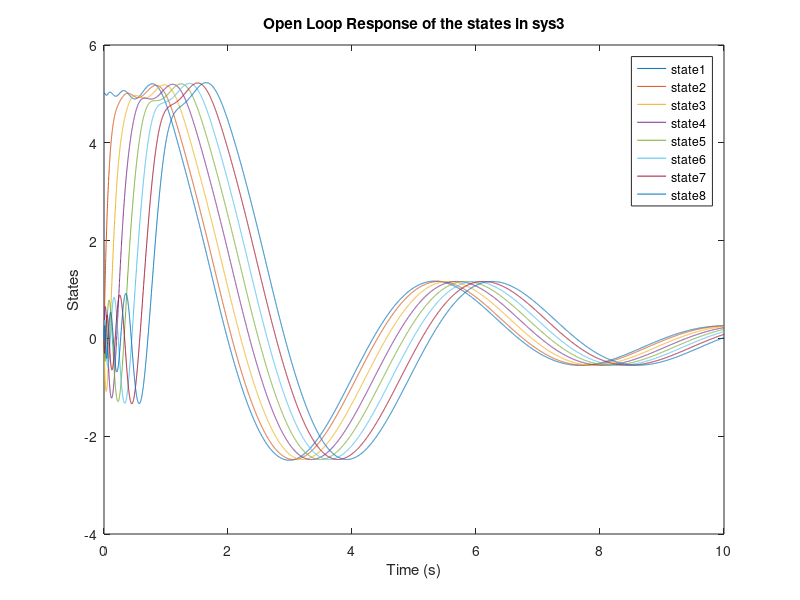
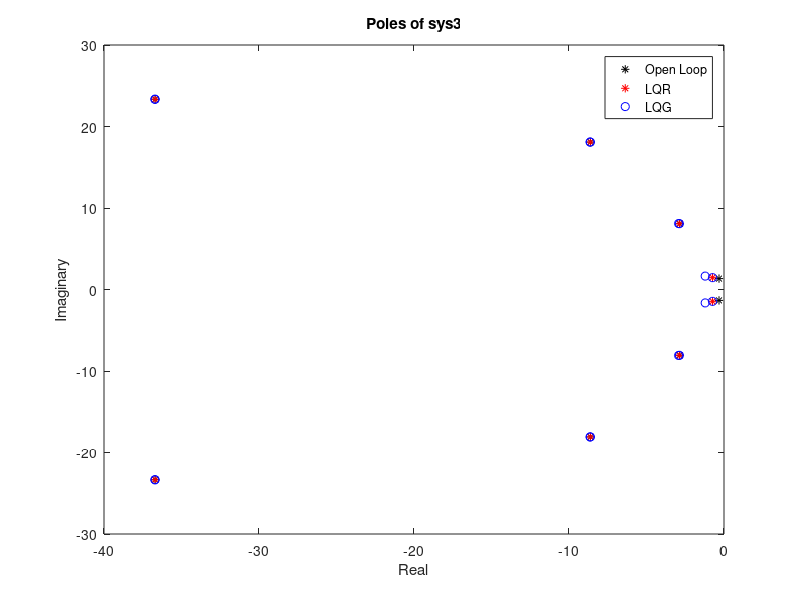
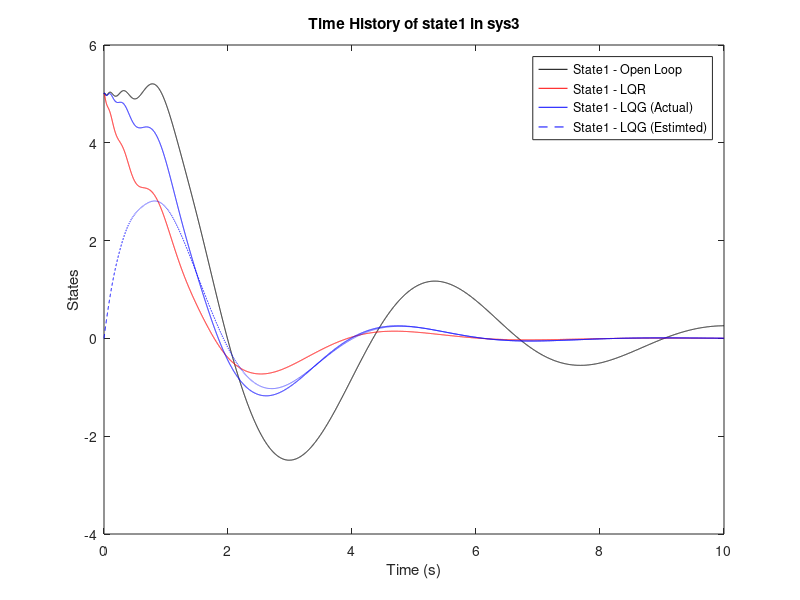
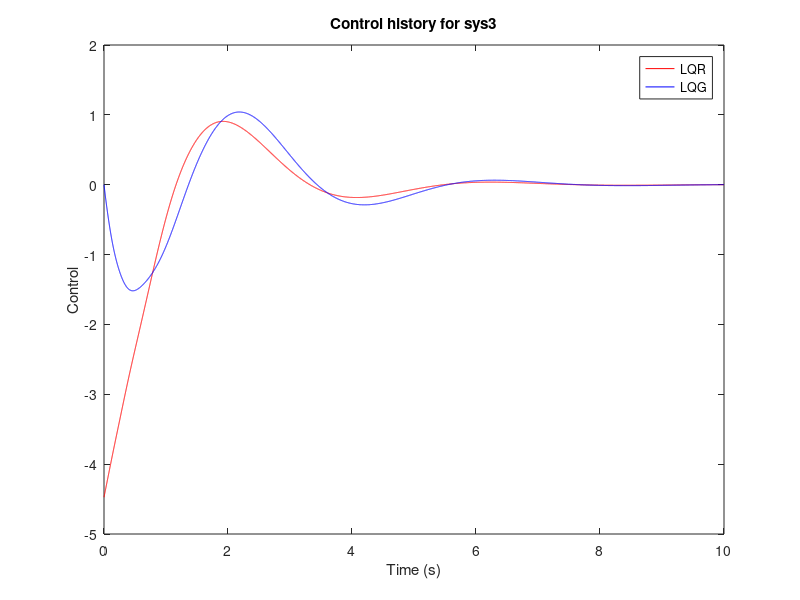

These charts were generated, in order, by the following MATLAB code:
%% MATH 5546: Final Project
% Submission by Sandeep k JADA

clear; clc; close all;

%% C(A,B) and O(A,C)

load SYS3

disp(['The rank of controllablity Matrix is ',num2str(rank(ctrb(A_sys3,B_sys3))),'/',num2str(length(A_sys3))]);
disp(['The rank of observablity Matrix is ',num2str(rank(obsv(A_sys3,C_sys3))),'/',num2str(length(A_sys3))]);


%% Simulation of Open-loop

tfinal = 10;
dt = 0.001;

t = 0:dt:tfinal;

% Just doing an Euler-Cauchy 1st order

X = IC3;

for n=2:length(t)
    X(:,n) = X(:,n-1) + dt.*A_sys3*X(:,n-1);
end

figure; 
for n = 1:length(A_sys3)
    plot(t,X(n,:)','DisplayName',['state',num2str(n)]);hold on
end
legend show
title('Open Loop Response of the states in sys3');
xlabel('Time (s)')
ylabel('States')

poles_OLP = eig(A_sys3);
figure(2); plot(real(poles_OLP),imag(poles_OLP),'k*'); hold on
title('Poles of sys3');
xlabel('Real')
ylabel('Imaginary')

figure(3); plot(t,X(1,:)','k');hold on
title('Time History of state1 in sys3');
xlabel('Time (s)')
ylabel('States')

[num,den]=ss2tf(A_sys3,B_sys3,C_sys3,0);
sys3_TFOLP = tf(num,den);




%% LQR

[K,P,poles_CLP] = lqr(A_sys3,B_sys3,Q_sys3,R_sys3);

X = IC3;



for n=2:length(t)
    X(:,n) = X(:,n-1) + dt.*(A_sys3-B_sys3*K)*X(:,n-1);
end

figure(4); plot(t,-K*X,'r'); hold on;
title('Control history for sys3')
xlabel('Time (s)')
ylabel('Control')

figure; 
for n = 1:length(A_sys3)
    plot(t,X(n,:)','DisplayName',['state',num2str(n)]);hold on
end
legend show
title('LQR Response of the all states in sys3');
xlabel('Time (s)')
ylabel('States')


figure(2); plot(real(poles_CLP),imag(poles_CLP),'r*')

figure(3); plot(t,X(1,:)','r');

[num,den]=ss2tf(A_sys3,B_sys3,K,0);
sys3_TFLQR = tf(num,den);

% figure;margin(sys3_TF)



%% LQG
[K,P,~] = lqr(A_sys3,B_sys3,Q_sys3,R_sys3);
[F,PI,~] = lqr(A_sys3',C_sys3',M_sys3,N_sys3);
F=F';

X = IC3;
X_e = IC3.*0;

X_aug = [X;X-X_e];

A_aug = [A_sys3-B_sys3*K B_sys3*K; 0.*A_sys3 A_sys3-F*C_sys3];

for n=2:length(t)
    X_aug(:,n) = X_aug(:,n-1) + dt.*(A_aug)*X_aug(:,n-1);
end
X = X_aug(1:length(A_sys3),:);
X_e = X - X_aug(end-length(A_sys3)+1:end,:);



poles_LQG = eig([A_sys3 -B_sys3*K;F*C_sys3 (A_sys3-F*C_sys3-B_sys3*K)]);

figure(2); plot(real(poles_LQG),imag(poles_LQG),'bo')
legend('Open Loop','LQR','LQG')

[num,den]=ss2tf(A_sys3,B_sys3,C_sys3,0);
sys3_TF_LP = tf(num,den);

% figure;margin(sys3_TF)

[num,den]=ss2tf(A_sys3-B_sys3*K-F*C_sys3,F,K,0);
sys3_TF_K = tf(-1*num,den);


figure(3); plot(t,X(1,:)','b');
plot(t,X_e(1,:)','b--');
legend('State1 - Open Loop','State1 - LQR','State1 - LQG (Actual)','State1 - LQG (Estimted)')

figure(4); plot(t,-K*X_e,'b');
legend('LQR','LQG')



sys3_TFLQG = sys3_TF_LP*sys3_TF_K;

% figure;margin(sys3_TF)

%% LQR - Prescribe degree of stablity

[K,P,poles_CLP] = lqr(A_sys3,B_sys3,Q_sys3.*exp(6),R_sys3);
[~,~,poles_LQR] = lqr(A_sys3,B_sys3,Q_sys3,R_sys3);

X = IC3;

for n=2:length(t)
    X(:,n) = X(:,n-1) + dt.*(A_sys3-B_sys3*K)*X(:,n-1);
end

figure; 
for n = 1:length(A_sys3)
    plot(t,X(n,:)','DisplayName',['state',num2str(n)]);hold on
end
title('LQR Presec Response of the all states in sys3');
legend show

figure; plot(real(poles_LQR),imag(poles_LQR),'ko'); hold on;
plot(real(poles_CLP),imag(poles_CLP),'k*')
legend('LQR','LQR (With Presc Deg of Stab)')
xlabel('Real')
ylabel('Imaginary')

[num,den]=ss2tf(A_sys3,B_sys3,K,0);
sys3_TFLQR2 = tf(num,den);

% figure(3); plot(t,-K*X);

%% Plot for GM and PM

figure; margin(sys3_TFOLP); legend('Open-Loop - TF: U to Z');
figure; margin(sys3_TFLQR); legend('LQR - TF: U to U');
figure; margin(sys3_TFLQG); legend('LQG - TF: U to U');

X = X_aug(1:length(A_sys3),:);
X_e = X - X_aug(end-length(A_sys3)+1:end,:);



figure;
title('LQG Response of the all states in sys3');
for n = 1:length(A_sys3)
    subplot(4,2,n)
    plot(t,X(n,:)','b','DisplayName',['x',num2str(n),' (Act)']);hold on
    plot(t,X_e(n,:)','b--','DisplayName',['x',num2str(n),' (Est)']);
    set(gca,'FontSize',6)
    legend show
end
